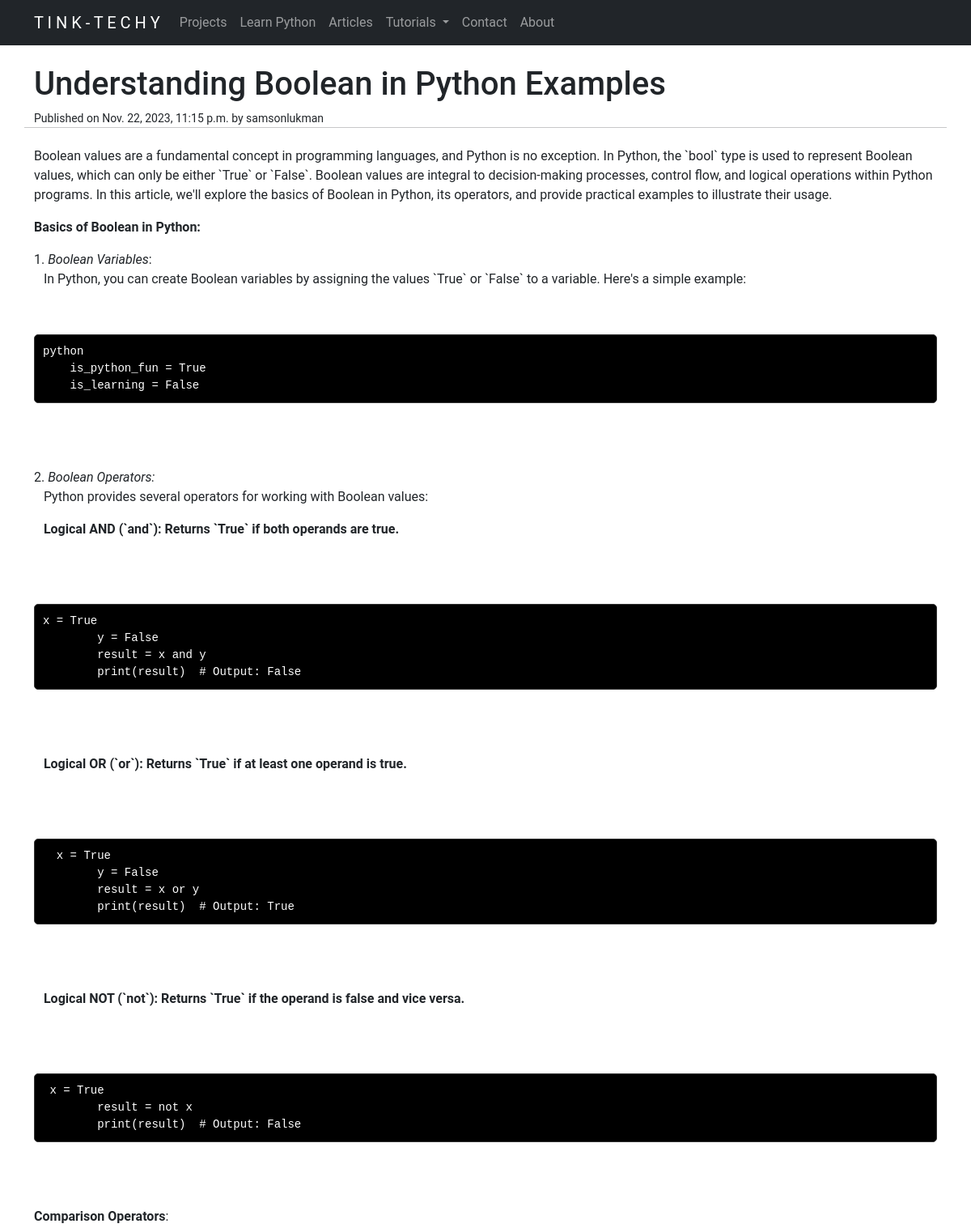
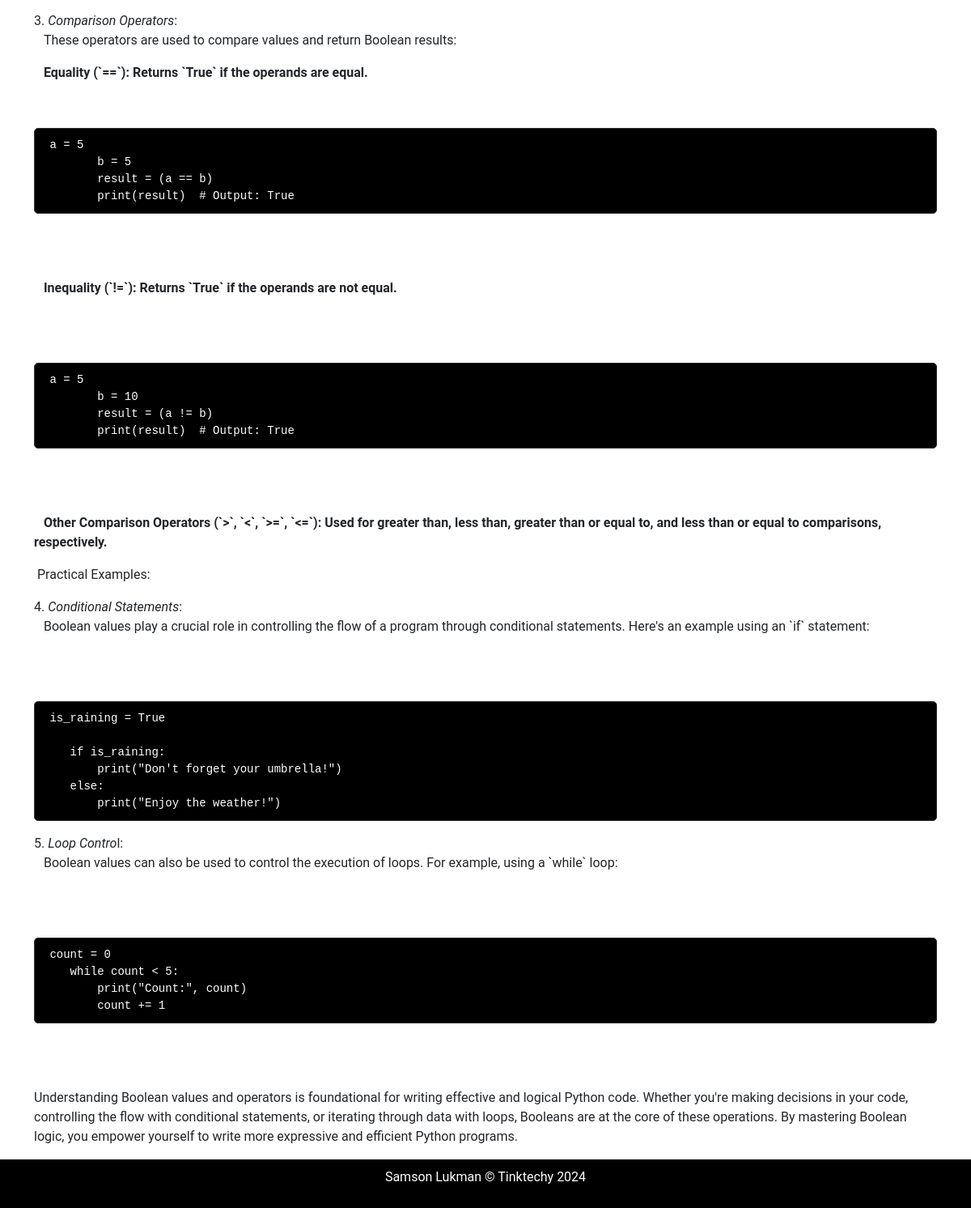
Screenshot of /article/Understanding Boolean in Python Examples with the database file from the repository (2 pictures, top to bottom).
### website/models.py (models this page shows, shortened)
class Article(models.Model):
    title = models.CharField(max_length=200)
    content = RichTextField()
    pub_date = models.DateTimeField(auto_now_add=True)
    author = models.ForeignKey(User, on_delete=models.CASCADE)

### website/views.py (the view)
# urls.py: path("article/<str:title>", views.article, name="article"),
def article(request, title):
    article = get_object_or_404(Article, title=title)
    content = article.content  # Assuming your article content is stored in the 'content' field
    code_pattern = r'<pre><code class="language-(\w+)">([\s\S]*?)</code></pre>'
    def highlight_code(match):
        language, code = match.groups()
        lexer = get_lexer_by_name(language, stripall=True)
        formatter = HtmlFormatter(style="default")  # Use the "default" Pygments style
        return highlight(code, lexer, formatter)
    highlighted_content = re.sub(code_pattern, highlight_code, content)
    return render(request, 'website/article.html', {'article': article, 'highlighted_content': highlighted_content})

### website/templates/website/article.html (shortened to what this page needs)
{% extends 'website/layout.html' %}
{% load static %}
{% block body %}
<br>
<div class="container">
    <div class="row">
  <h1>{{ article.title }}</h1>
  <small>Published on {{ article.pub_date }} by {{ article.author }}</small>
  <hr>
  <br>
  <div class="article-content">
    {{ highlighted_content|safe }}
</div>
</div>
</div>
{% endblock %}

### website/templates/website/article.html (style rules this page uses)
pre { background-color: black; color: white; padding: 10px; border: 1px solid #333; border-radius: 5px; }

### website/templates/website/layout.html (style rules this page uses)
body { font-family: 'Roboto', sans-serif; }

### rows the page displays
Article: title "Understanding Boolean in Python Examples", pub_date "Nov. 22, 2023, 11:15 p.m.", author "samsonlukman", content "Boolean values are a fundamental concept in programming languages, and Python is no exception. In Python, the `bool` type is used to represent Boolean values, which can only be either `True` or `False`. Boolean values are integral to decision-making processes, control flow, and logical operations within Python programs. In this article, we'll explore the basics of Boolean in Python, its operators, and provide practical examples to illustrate their usage. Basics of Boolean in Python: 1. Boolean Variables : In Python, you can create Boolean variables by assigning the values `True` or `False` to a variable. Here's a simple example: python is_python_fun = True is_learning = False 2. Boolean…"
